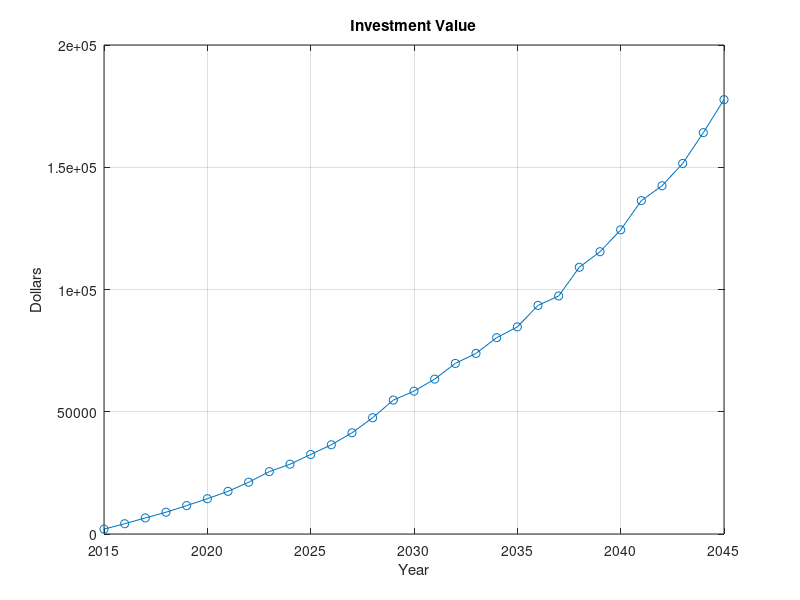
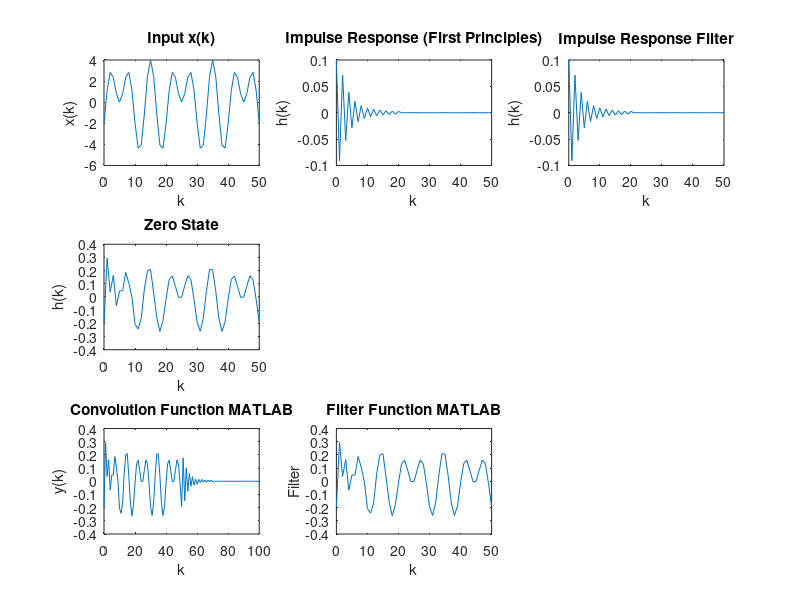

These charts were generated, in order, by the following MATLAB code:
% Carter Glynn
% Lab 3 - Difference Equations/Convolution
clear;

%-----Question 1-----
starty = 2015;
endy = 2045;
totaly = endy - starty + 1;
n = starty:endy;
dep = 2000;
interest = [0 0.10 0.09 0.05 0.08 0.07 0.07 0.10 0.11 0.04 0.07 0.06 0.08 0.10 0.11 0.03 0.05 0.07 0.03 0.06 0.03 0.08 0.02 0.10 0.04 0.06 0.08 0.03 0.05 0.07 0.07];

y(1) = dep; 
for k = 2:totaly
    y(k) = y(k-1)*(1 + interest(k)) + dep; 
end

figure
plot(n, y, '-o')
grid on 
title('Investment Value')
xlabel('Year')
ylabel('Dollars')


%-----Question 2-----
N=50;
n=0:50;
summax=20;

for k = 0:N
    x1(k+1) = sin(0.1 *pi*k) - 2*cos(0.2 *pi*k) + 3*sin(0.3 *pi*k);
    if k<=summax
        h(k+1)= ((-1).^k/(10 + k.^2));
    else
        h(k+1)=0;
    end
end
for k = 0:N
    if k<= N
        x2(k+1)= sin(0.1*pi*k) - 2*cos(0.2*pi*k) + 3*sin(0.3*pi*k);
    else
        x2(k+1)=0;
    end
end

for k = 0:N
    ysum = 0;
    for i = 0:k
        ysum = ysum +h(k+1 - i) * x1(i+1);
    end
    yz(k+1)=ysum;
end

n2=0:100;
icon=conv(x2,h);

i = 0:20;
b=(-1).^i ./(10+i.^2);
a=[1];
delta=[1,zeros(1,N)];
hf=filter(b,a,delta);

figure
subplot(3,3,1)
plot(n,x1)
title('Input x(k)')
xlabel('k'), ylabel('x(k)')

subplot(3,3,2)
plot(n,h)
title('Impulse Response (First Principles)')
xlabel('k'), ylabel('h(k)')

subplot(3,3,3)
plot(n,hf)
title('Impulse Response Filter')
xlabel('k'), ylabel('h(k)')

subplot(3,3,4)
plot(n,yz);
title('Zero State')
xlabel('k'), ylabel('h(k)')

subplot(3,3,7)
plot(n2,icon);
title('Convolution Function MATLAB')
xlabel('k'), ylabel('y(k)')

subplot(3,3,8)
plot(n,filter(hf,a,x1));
title('Filter Function MATLAB')
xlabel('k'), ylabel('Filter')
